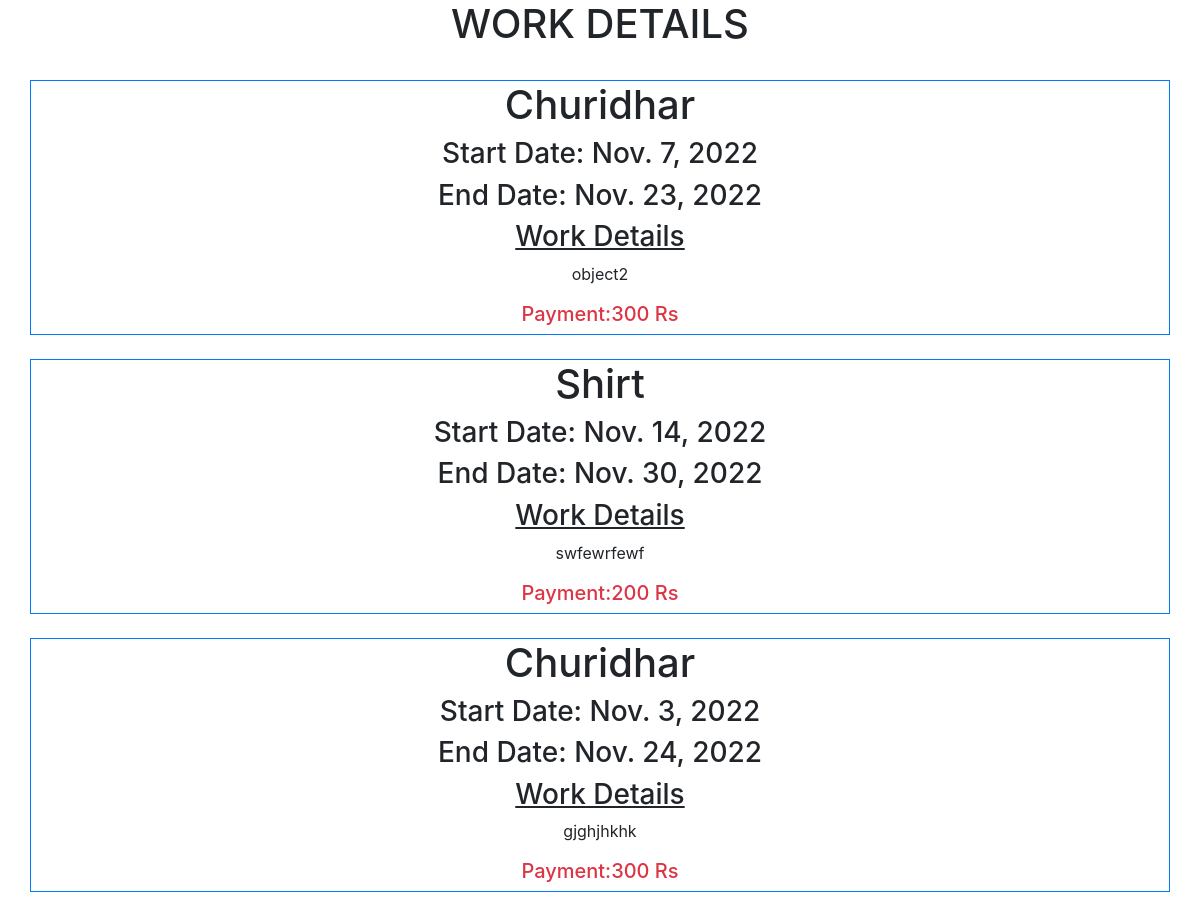
/wdtails/, run on the app's committed database.
### ecomapp/models.py (models this page shows)
class workdetails(models.Model):
    tailor = models.ForeignKey(tailor,on_delete=models.CASCADE,null=True)
    type=models.CharField(max_length=200,null=True)
    sdate=models.DateField()
    ldate=models.DateField()
    details=models.TextField(max_length=200)
    pay=models.CharField(max_length=200)

### ecomapp/views.py (the view)
# urls.py: path("wdtails/",views.w_details, name="wdetails"),
def w_details(request):
    dict_w={
        'work':workdetails.objects.all()
    }
    return render(request,'workdetails.html',dict_w)

### templates/workdetails.html (shortened to what this page needs)
<!DOCTYPE html>
<html lang="en">
<head>
    <link rel="stylesheet" href="https://stackpath.bootstrapcdn.com/bootstrap/4.5.2/css/bootstrap.min.css">
</head>
<body>
 <div class="container-fluid text-center w-50% ">
    <h1 >WORK DETAILS</h1>
</div>
<br>
{% for w in work %}
<div class="container text-center border border-5 border-primary ">
 <h1>{{w.type}}</h1>
<h3>Start Date: {{w.sdate}}</h3>
<h3>End Date: {{w.ldate}}</h3>
<h3 style="text-decoration: underline">Work Details</h3>
<p >{{w.details}}</p>
<h5 class="text-danger" >Payment:{{w.pay}}</h5>
</div>
<br>
{% endfor %}
</body>
</html>

### data on the page
workdetails: type "Churidhar", sdate "Nov. 7, 2022", ldate "Nov. 23, 2022", details "object2", pay "300 Rs"
workdetails: type "Shirt", sdate "Nov. 14, 2022", ldate "Nov. 30, 2022", details "swfewrfewf", pay "200 Rs"
workdetails: type "Churidhar", sdate "Nov. 3, 2022", ldate "Nov. 24, 2022", details "gjghjhkhk", pay "300 Rs"
